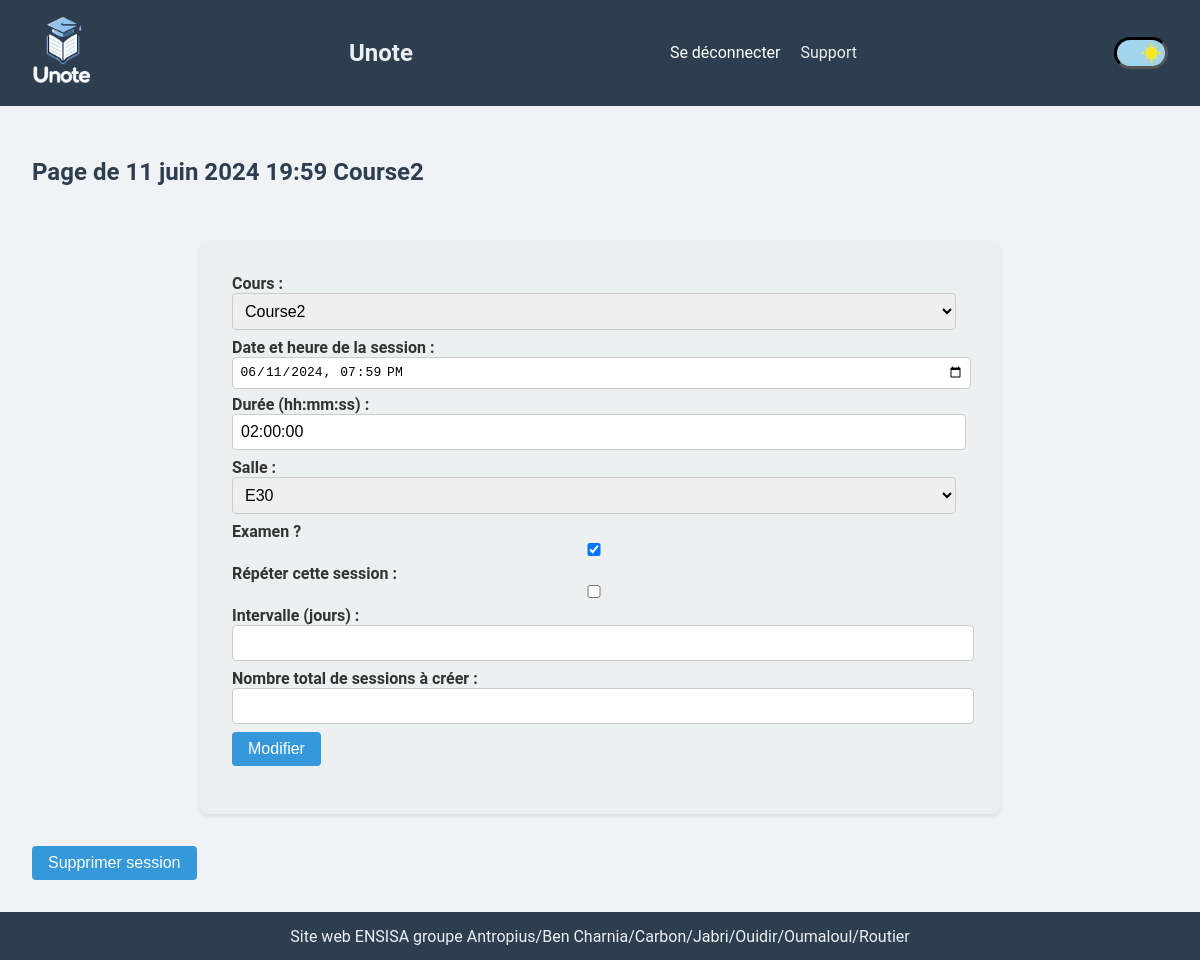
/administration/update_session/7/ (signed in), run on the app's committed database.
### administration/models.py (models this page shows, shortened)
class Session(models.Model):
    date = models.DateTimeField()
    duration = models.DurationField()
    exam = models.BooleanField()
    is_called_done = models.BooleanField(default=False)
    room = models.ForeignKey(Room, on_delete=models.CASCADE)
    course = models.ForeignKey(Course, on_delete=models.CASCADE)

class Course(models.Model):
    name = models.CharField(max_length=255)
    group = models.ForeignKey(Group, on_delete=models.CASCADE)
    teacher = models.ForeignKey(CustomUser, on_delete=models.CASCADE)
    subject = models.ForeignKey(Subject, on_delete=models.CASCADE)
    def __str__(self):
        return self.name

### administration/views.py (the view, shortened to what this page needs)
# urls.py: path("update_session/<int:pk>/", views.SessionUpdateView.as_view(),
@method_decorator(login_required, name='dispatch')
class SessionUpdateView(UpdateView):
    model = Session
    template_name = 'administration/update_session.html'
    form_class = SessionForm
    def get_context_data(self, **kwargs):
        context = super().get_context_data(**kwargs)
        session = self.get_object()
        context['session'] = session
        return context
    def dispatch(self, request, *args, **kwargs):
        if not request.user.user_type == 'admin':
            return redirect('main:error_403')
        return super().dispatch(request, *args, **kwargs)

### administration/forms.py (shortened to what this page needs)
class SessionForm(forms.ModelForm):
    repeat = forms.BooleanField(required=False, label='Répéter cette session')
    repeat_interval = forms.IntegerField(required=False,
                                         label='Intervalle (jours)')
    repeat_duration = forms.IntegerField(required=False,
                                         label='Nombre total de sessions à '
                                               'créer')
    class Meta:
        model = Session
        fields = ['course', 'date', 'duration', 'room', 'exam']
        labels = {
            'course': 'Cours',
            'date': 'Date et heure de la session',
            'duration': 'Durée (hh:mm:ss)',
            'room': 'Salle',
            'exam': 'Examen ?',
        }
        widgets = {
            'date': forms.DateTimeInput(attrs={'type': 'datetime-local'}),
        }
    def __init__(self, *args, **kwargs):
        super().__init__(*args, **kwargs)
        if self.instance and self.instance.date:
            self.initial['date'] = self.instance.date.strftime(
                '%Y-%m-%dT%H:%M')
        else:
            self.fields['duration'].initial = "02:00:00"  # 2 hours default

### administration/models.py (called while the page is built)
    def __str__(self):
        return self.name

### administration/templates/administration/update_session.html (shortened to what this page needs)
{% extends "administration/base.html" %}
{% block content %}
<div>
    <h2>Page de {{ session.date }} {{ session.course }}</h2>
</div>
<div class="form-holder">
    <div class="form-content">
        <div class="form-items revert-colors">
            <form method="post">
                {{form}}
                <input class="black-text" type="submit" value="Modifier">
            </form>
        </div>
    </div>
</div>
<div id="no-background" class="form-items revert-colors">
    <form method="post"
          action="{% url 'administration:delete_session' session.id %}">
        <input class="black-text" type="submit" value="Supprimer session">
    </form>
</div>
{% endblock %}

### static/style.css (style rules this page uses)
:root { --secondary-color: #2c3e50; --admin-menu-link-color: #2980b9; --title-link-color: #2980b9; --background-schedule-color: #f0f2f5; --background-schedule-color2: #fff; --schedule-title-color: #1285a1; --taken-cells-background-color: #87d2ff; --taken-cells-exam-background-color: #ff7777; --title-color: #2c3e50; --button-color2: #fff; --link2-color: #2980b9; --submit-background-color1: #2980b9; --body-text-color: #333; --main-text-color: #ecf0f1; --notes-section-color: #333; --notes-section-button-color: #333; --form-input-color: #fff; --form-input-background-color: #ecf0f1; --link-color: #2980b9; --table-border-color: #ddd; --link-hover-color: #732d91; --lates-link-color: #2980b9; --button-background-color: #3498db; --button-link-color: #3498db; --main-background-color: #f0f2f5; --background-color-1: #f0f2f5; --call-done-background-color: #c0fdde; --white-color: #fff; --f2-color): #f2f2f2; --placeholder-color: #888888; --font-size: 16px; --toggle_height: 16em; --toggle_width: 30em; --toggle_btn_radius: 10em; --background-color-night: #080125; --background-color-day: #A1D4ED; --moon_color: #D9FBFF; --scroll-behavior: smooth; scroll-behavior: var(--scroll-behavior); }
::placeholder { color: var(--placeholder-color); }
body { font-family: 'Roboto', sans-serif; background-color: var(--main-background-color); margin: 0; padding: 0; color: var(--body-text-color); }
h2, h3 { font-size: 1.5em; color: var(--title-color); margin-bottom: 1em; }
input[type="checkbox"] { width: auto; margin: 0; }
input[type="text"], input[type="number"], select { padding: 0.25em; border: 1px solid #ccc; border-radius: 4px; }
.form-holder { display: flex; justify-content: center; align-items: flex-start; height: 100%; padding-top: 2em; }
.form-items.revert-colors { background-color: var(--form-input-background-color); }
.form-items.revert-colors input.black-text, button.black-text { color: var(--form-input-color); }
.form-content { max-width: 800px; width: 100%; }
#no-background { background: none; box-shadow: none; padding-left: 0; }
.form-items { background-color: var(--main-text-color); padding: 2em; border-radius: 8px; box-shadow: 0 2px 4px rgba(0, 0, 0, 0.1); }
.form-items form { margin-bottom: 1em; }
.form-items input[type="text"], .form-items input[type="file"], .form-items select { width: calc(100% - 20px); padding: 0.5em; border: 1px solid #ccc; border-radius: 4px; margin-bottom: 0.5em; font-size: 1em; }
.form-items input[type="submit"] { background-color: var(--button-background-color); border: none; color: var(--white-color); padding: 0.5em 1em; font-size: 1em; cursor: pointer; border-radius: 4px; }
.form-items input[type="datetime-local"], .form-items input[type="number"], .form-items select, .form-items input[type="checkbox"] { width: calc(100% - 12px); padding: 0.5em; border: 1px solid #ccc; border-radius: 4px; margin-bottom: 0.5em; font-size: 1em; }
.form-items label { font-weight: bold; }
body { transition: all .2s ease-in-out; }

### data on the page
Session: date "11 juin 2024 19:59", course "Course2", date "06/11/2024 19:59", duration "02:00:00", room "E30", exam "☑"
